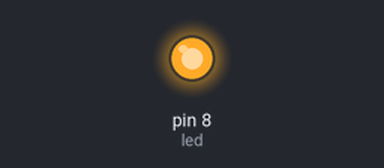
A sketch run on a simulated Arduino Uno, built with avr-gcc and run on an emulated ATmega328P. On the bench: output pins drawn as LEDs (lit = HIGH).

Above: at 0.2 s.
At 8.5 s:
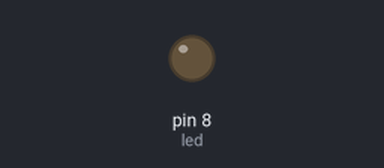
Timing chart, 0 to 11.7 s (numbered marks = the images above):
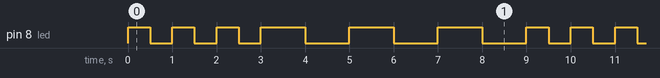

Measured:
- by itself, pin 8 (led): repeats every 9.0 s: 2 × (LOW 0.50 s, HIGH 0.50 s), LOW 0.50 s, 3 × (HIGH 1.0 s, LOW 1.0 s), HIGH 0.50 s
- by itself, everything shown: repeats every 9.0 s, in 12 steps

The sketch:

C_digoMorseSOS.ino
```cpp
int led = 8;
int x = 0;

void setup() {
  pinMode(led, OUTPUT);
}

void loop() {
  for(x = 0;  x < 3; x++){ // Letra S
    digitalWrite(led, HIGH);
    delay(500);
    digitalWrite(led, LOW);
    delay(500);
  }

    for(x = 0;  x < 3; x++){ // Letra O
    digitalWrite(led, HIGH);
    delay(1000);
    digitalWrite(led, LOW);
    delay(1000);
  }

}
```
